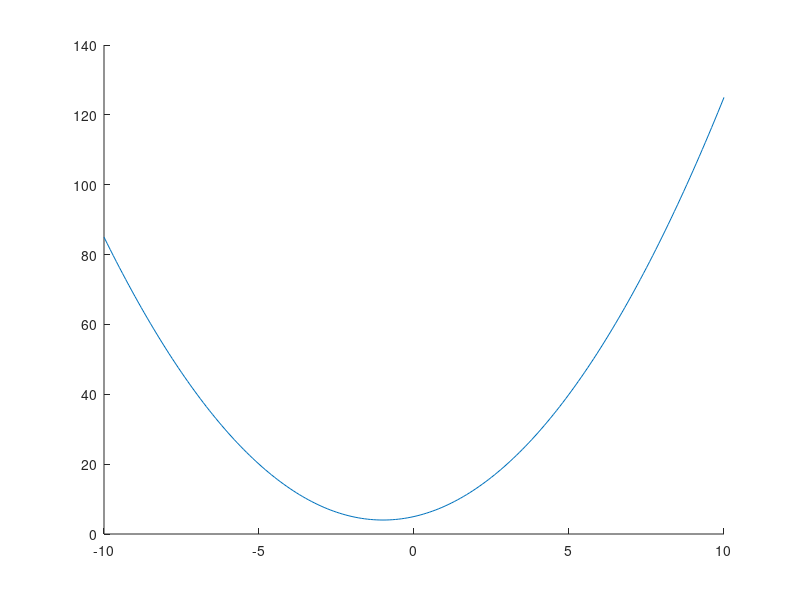

This figure's MATLAB source:
w=zeros(1,100);
close all;
w(1)=-7;
LR=1
hold on
x=-10:0.1:10;
y=x.^2+2.*x+5;
plot(x,y)
for i=2:100
f=w(i-1)^2+2*w(i-1)+5;
fd=2*w(i-1)+2;
w(i)=w(i-1)-LR*fd;
h=plot(w(i-1),f,'x')
pause(0.2)
delete(h)
end